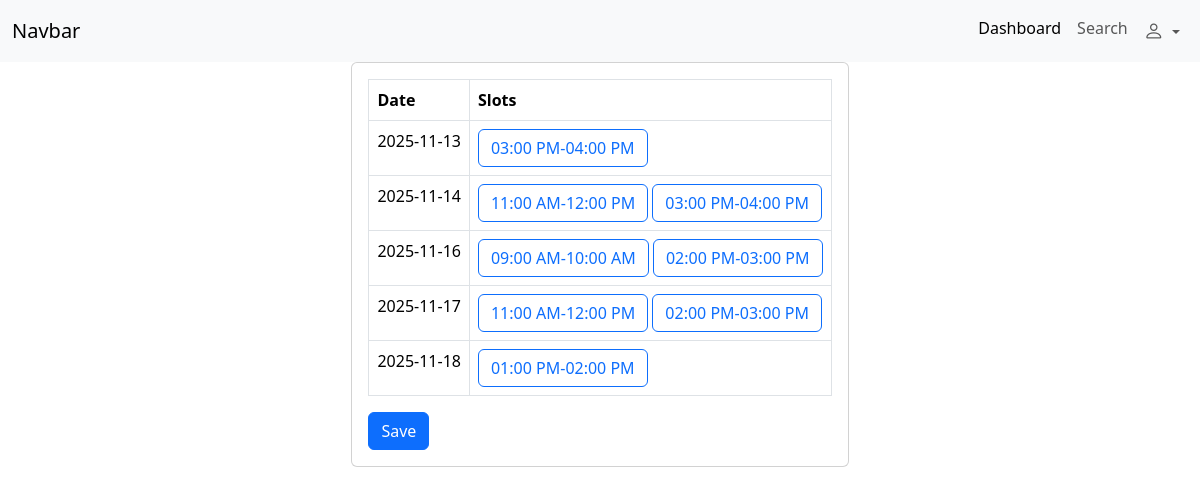
The app's page /customer/slotbooking?prof_id=1 (signed in) with its own data.
### backend/models.py (models this page shows)
class ProfessionalAvailability(db.Model):
    __tablename__ = 'professional_availability'
    id = db.Column(db.Integer, primary_key=True)
    professionalid = db.Column(db.Integer, db.ForeignKey('professional.id'), nullable=False)
    available_date = db.Column(db.Date, nullable=False)
    start_time = db.Column(db.Time, nullable=False)
    end_time = db.Column(db.Time, nullable=False)
    status = db.Column(db.String, nullable=False)

### backend/routes.py (the view, shortened to what this page needs)
@app.route("/customer/slotbooking" , methods=["POST", "GET"] )
@login_required
def slot_booking():
    if request.method=="GET":
        prof_id = request.args.get("prof_id")
        available_slots = db.session.query(ProfessionalAvailability).filter(ProfessionalAvailability.professionalid==prof_id ,
                                                                            ProfessionalAvailability.available_date>datetime.today().date() , ProfessionalAvailability.status=="available" ).all()
        all_slots = {}
        for slot in available_slots:
            if slot.available_date not in all_slots:
                all_slots[slot.available_date] = []
            all_slots[slot.available_date].append(slot)
        print(all_slots )
        return render_template("customer/slotbooking.html" , all_slots=all_slots)

### app.py (called while the page is built)
def create_app():
    app  = Flask(__name__)
    app.config["SQLALCHEMY_DATABASE_URI"] = "sqlite:///my_db.sqlite3"
    db.init_app(app)
    app.app_context().push()
    app.config['SECRET_KEY'] = 'supersecretkey'
    login_manager = LoginManager(app)
    @login_manager.user_loader
    def load_user(email):
        user = db.session.query(Customer).filter_by(email=email).first()  or \
                db.session.query(Admin).filter_by(email=email).first() or \
                db.session.query(Professional).filter_by(email=email).first()
        return user
    return app

### templates/customer/slotbooking.html (shortened to what this page needs)
<!DOCTYPE html>
<html lang="en">
<head>
    <link href="https://cdn.jsdelivr.net/npm/bootstrap@5.3.8/dist/css/bootstrap.min.css" rel="stylesheet"
>
    <link rel="stylesheet" href="https://cdn.jsdelivr.net/npm/bootstrap-icons@1.13.1/font/bootstrap-icons.min.css">
</head>
<body>
    <nav class="navbar navbar-expand-lg bg-body-tertiary">
        <div class="container-fluid">
            <a class="navbar-brand" href="#">Navbar</a>
            <div class="collapse navbar-collapse" id="navbarSupportedContent">
                <ul class="navbar-nav  mb-2 mb-lg-0 ms-auto">
                    <li class="nav-item">
                        <a class="nav-link active" aria-current="page" href="#">Dashboard</a>
                    </li>
                    <li class="nav-item">
                        <a class="nav-link " aria-disabled="true">Search</a>
                    </li>
                    <li class="nav-item dropdown">
                        <a class="nav-link dropdown-toggle" href="#" role="button" data-bs-toggle="dropdown"
                            aria-expanded="false">
                            <i class="bi bi-person fs-5"></i>
                        </a>
                    </li>
                </ul>
            </div>
        </div>
    </nav>
    <div class="d-flex justify-content-center">
        <div class="card">
            <div class="card-body">
                <form action="/customer/slotbooking" method="post">
                    <table class="table table-bordered">
                        <thead>
                            <tr>
                                <th>Date</th>
                                <th>Slots</th>
                            </tr>
                        </thead>
                        <tbody>
                            {% for day, slots in all_slots.items() %}
                            <tr>
                                <td>{{day}}</td>
                                <td>
                                    {% for slot in slots %}
                                    <label class="btn btn-outline-primary" for="btn-check-{{day.strftime('%Y-%m-%d')}}-{{loop.index}}">{{slot.start_time.strftime("%I:%M %p")}}-{{slot.end_time.strftime("%I:%M %p")}}
                                    </label>
                                    {% endfor %}
                                </td>
                            </tr>
                            {% endfor %}
                        </tbody>
                    </table>
                    <button type="submit" class="btn btn-primary">Save</button>
                </form>
            </div>
        </div>
    </div>
</body>
</html>

### records on screen
ProfessionalAvailability: all_slots "2025-11-13", start_time "03:00 PM", end_time "04:00 PM"
ProfessionalAvailability: all_slots "2025-11-14", start_time "11:00 AM", end_time "12:00 PM"
ProfessionalAvailability: start_time "03:00 PM", end_time "04:00 PM"
ProfessionalAvailability: all_slots "2025-11-16", start_time "09:00 AM", end_time "10:00 AM"
ProfessionalAvailability: start_time "02:00 PM", end_time "03:00 PM"
ProfessionalAvailability: all_slots "2025-11-17", start_time "11:00 AM", end_time "12:00 PM"
ProfessionalAvailability: start_time "02:00 PM", end_time "03:00 PM"
ProfessionalAvailability: all_slots "2025-11-18", start_time "01:00 PM", end_time "02:00 PM"
